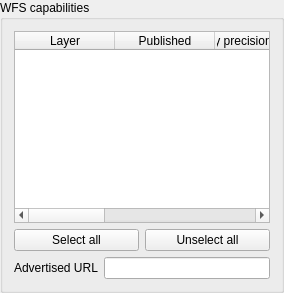
                <widget class="QgsCollapsibleGroupBox" name="grpWFSCapabilities">
                 <property name="sizePolicy">
                  <sizepolicy hsizetype="Preferred" vsizetype="Preferred">
                   <horstretch>0</horstretch>
                   <verstretch>3</verstretch>
                  </sizepolicy>
                 </property>
                 <property name="title">
                  <string>WFS capabilities</string>
                 </property>
                 <property name="syncGroup" stdset="0">
                  <string notr="true">projowsserver</string>
                 </property>
                 <layout class="QGridLayout" name="gridLayout_8">
                  <item row="0" column="0" colspan="2">
                   <widget class="QTableWidget" name="twWFSLayers">
                    <property name="sizePolicy">
                     <sizepolicy hsizetype="Expanding" vsizetype="MinimumExpanding">
                      <horstretch>0</horstretch>
                      <verstretch>0</verstretch>
                     </sizepolicy>
                    </property>
                    <column>
                     <property name="text">
                      <string>Layer</string>
                     </property>
                    </column>
                    <column>
                     <property name="text">
                      <string>Published</string>
                     </property>
                    </column>
                    <column>
                     <property name="text">
                      <string>Geometry precision (decimal places)</string>
                     </property>
                    </column>
                    <column>
                     <property name="text">
                      <string>Update</string>
                     </property>
                    </column>
                    <column>
                     <property name="text">
                      <string>Insert</string>
                     </property>
                    </column>
                    <column>
                     <property name="text">
                      <string>Delete</string>
                     </property>
                    </column>
                   </widget>
                  </item>
                  <item row="1" column="1">
                   <widget class="QPushButton" name="pbnWFSLayersUnselectAll">
                    <property name="text">
                     <string>Unselect all</string>
                    </property>
                   </widget>
                  </item>
                  <item row="1" column="0">
                   <widget class="QPushButton" name="pbnWFSLayersSelectAll">
                    <property name="text">
                     <string>Select all</string>
                    </property>
                   </widget>
                  </item>
                  <item row="3" column="0" colspan="2">
                   <layout class="QHBoxLayout" name="horizontalLayout_8">
                    <item>
                     <widget class="QLabel" name="mWFSUrlLabel">
                      <property name="text">
                       <string>Advertised URL</string>
                      </property>
                     </widget>
                    </item>
                    <item>
                     <widget class="QLineEdit" name="mWFSUrlLineEdit"/>
                    </item>
                   </layout>
                  </item>
                 </layout>
                </widget>
